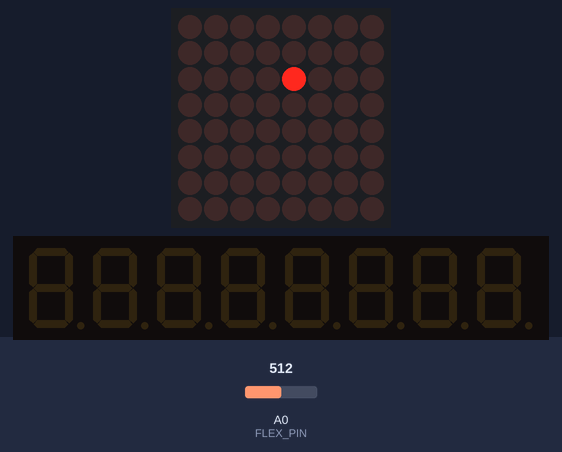
Recording of a sketch running on a simulated Arduino Uno, built with avr-gcc and run on an emulated ATmega328P. On the bench: 8×8 LED matrix, 8-digit seven-segment display. Inputs (shaded band) come from the test bench; at power-on: A0 (FLEX_PIN) = 512.

Above: at 5.5 s.
5.6 s: A0 (FLEX_PIN) set to 358
At 5.83 s:
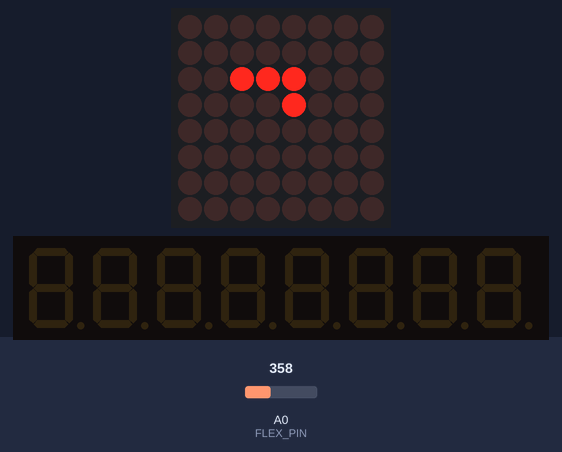
8.1 s: A0 (FLEX_PIN) set to 343
At 10.5 s:
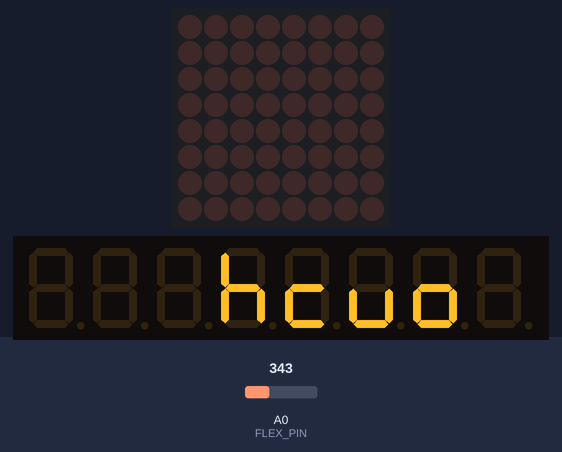
10.6 s: A0 (FLEX_PIN) set to 360
At 27.8 s:
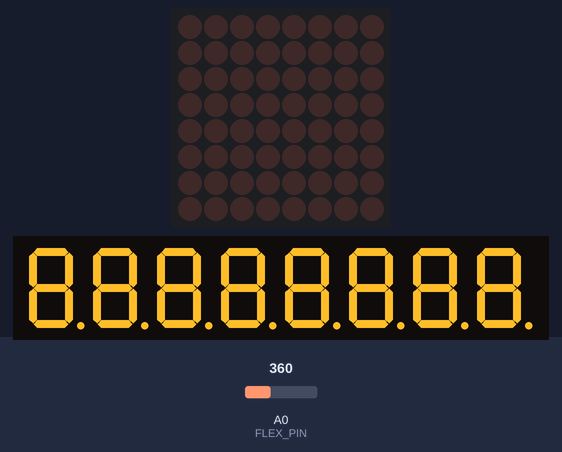

Measured:
- the behaviour switches between 350 and 349 on A0 (FLEX_PIN) (found by bisection; images 1 and 2)
- after the input at 8.1 s, the display: first differs from a run without the input after 2.3 s (image 2)
- what the display in image 3 shows lasts 0.5 s, from 27.4 s to 27.9 s

The sketch:

badge.ino
```cpp
#include <NewPing.h>
#include "LedControl.h"

//Our pins are different than from the example
LedControl lc = LedControl(13,14,15,1);
const int FLEX_PIN = A0;

int bend = 0;

/* we always wait a bit between updates of the display */
unsigned long delaytime=35;

void setup() {
  /*
   The MAX72XX is in power-saving mode on startup,
   we have to do a wakeup call
   */
  lc.shutdown(0,false);
  /* Set the brightness to a medium values */
  lc.setIntensity(0,15);
  /* and clear the display */
  lc.clearDisplay(0);
}

//Read the flex sensor and determine if it's too much!
void checkPainLvl(){
  bend = analogRead(FLEX_PIN);
  if (bend < 350){
    clearDisp();
    lc.setRow(0,1,B00011101);
    lc.setRow(0,2,B00011100);
    lc.setChar(0,3,'c',false);
    lc.setRow(0,4,B00010111);
    delay(2000);
    clearDisp();
  }
}

//Circle around each segment, spell J,o,n in 2 3 4.
void circles(){

  for(int i=0; i < 8; i++){
    if(i==2){
      lc.setRow(0,i,B00001000);
      delay(delaytime);
      lc.setRow(0,i,B00010000);
      delay(delaytime);
      lc.setRow(0,i,B00100000);
      delay(delaytime);
      lc.setRow(0,i,B01000000);
      delay(delaytime);
      lc.setRow(0,i,B00000010);
      delay(delaytime);
      lc.setRow(0,i,B00000100);
      delay(delaytime);
      lc.setRow(0,i,B00001000);
      delay(delaytime);
      checkPainLvl();

      lc.setRow(0,i,B00001000);
      delay(delaytime);
      lc.setRow(0,i,B00011000);
      delay(delaytime);
      lc.setRow(0,i,B00111000);
      delay(delaytime);
      lc.setRow(0,i,B01111000);
      delay(delaytime);
      lc.setRow(0,i,B00111010);
      delay(delaytime);
      lc.setRow(0,i,B00111100);
      delay(delaytime);
      lc.setRow(0,i,B00111000);
    }else if(i==3){
      lc.setRow(0,i,B00001000);
      delay(delaytime);
      lc.setRow(0,i,B00010000);
      delay(delaytime);
      lc.setRow(0,i,B00100000);
      delay(delaytime);
      lc.setRow(0,i,B01000000);
      delay(delaytime);
      lc.setRow(0,i,B00000010);
      delay(delaytime);
      lc.setRow(0,i,B00000100);
      delay(delaytime);
      lc.setRow(0,i,B00001000);
      delay(delaytime);
      checkPainLvl();

      lc.setRow(0,i,B00001000);
      delay(delaytime);
      lc.setRow(0,i,B00011000);
      delay(delaytime);
      lc.setRow(0,i,B00011001);
      delay(delaytime);
      lc.setRow(0,i,B00011101);
      delay(delaytime);

    }else if(i==4){
              lc.setRow(0,i,B00001000);
      delay(delaytime);
      lc.setRow(0,i,B00010000);
      delay(delaytime);
      lc.setRow(0,i,B00100000);
      delay(delaytime);
      lc.setRow(0,i,B01000000);
      delay(delaytime);
      lc.setRow(0,i,B00000010);
      delay(delaytime);
      lc.setRow(0,i,B00000100);
      delay(delaytime);
      lc.setRow(0,i,B00001000);
      delay(delaytime);
      checkPainLvl();

      lc.setRow(0,i,B00001000);
      delay(delaytime);
      lc.setRow(0,i,B00010000);
      delay(delaytime);
      lc.setRow(0,i,B00010001);
      delay(delaytime);
      lc.setRow(0,i,B00010101);
      delay(delaytime);
    }else{
    lc.setRow(0,i,B00001000);
    delay(delaytime);
    lc.setRow(0,i,B00010000);
    delay(delaytime);
    lc.setRow(0,i,B00100000);
    delay(delaytime);
    lc.setRow(0,i,B01000000);
    delay(delaytime);
    lc.setRow(0,i,B00000010);
    delay(delaytime);
    lc.setRow(0,i,B00000100);
    delay(delaytime);
    lc.setRow(0,i,B00001000);
    delay(delaytime);
    checkPainLvl();
    lc.setRow(0,i,B00010000);
    delay(delaytime);
    lc.setRow(0,i,B00100000);
    delay(delaytime);
    lc.setRow(0,i,B01000000);
    delay(delaytime);
    lc.setRow(0,i,B00000010);
    delay(delaytime);
    lc.setRow(0,i,B00000100);
    delay(delaytime);
    lc.setRow(0,i,B10000000);
    delay(delaytime);
    lc.setRow(0,i,B00000000);
    delay(delaytime);
    }


  }
}

//Circle the outside of the entire segment
void inCircle(){
  unsigned long timer = 100;

  //Light up bottom row
  for(int i=0; i < 8; i++){
    lc.setRow(0,i,B00001000);
    delay(timer);
  }

  //Round right corner
  lc.setRow(0,7,B00011000);
  delay(timer);
  lc.setRow(0,7,B00111000);
  delay(timer);
  lc.setRow(0,7,B01111000);
  delay(timer);

  //Light up top row down
  for(int i=6; i != 0; i--){
    lc.setRow(0,i,B01001000);
    delay(timer);
  }

  //Round left corner and begin off bottom row
  lc.setRow(0,0,B01001000);
  delay(timer);
  lc.setRow(0,0,B01001010);
  delay(timer);
  lc.setRow(0,0,B01001110);
  delay(timer);
  lc.setRow(0,0,B01000110);
  delay(timer);

  //turn off bottom row
  for(int i=1; i < 7; i++){
    lc.setRow(0,i,B01000000);
    delay(timer);
  }
  checkPainLvl();
  //round right corner
  lc.setRow(0,7,B01110000);
  delay(timer);
  lc.setRow(0,7,B01100000);
  delay(timer);
  lc.setRow(0,7,B01000000);
  delay(timer);

  //turn off top row
  for(int i=7; i != 0; i--){
    lc.setRow(0,i,B00000000);
    delay(timer);
  }

  //turn off left corner
  lc.setRow(0,0,B00000110);
  delay(timer);
  lc.setRow(0,0,B00000100);
  delay(timer);
}

//Slowly brighten to display Jon, flash and fill all rows from the outside in.
void dispName(){
  unsigned int timer = 600;

  lc.setIntensity(0,3);
  lc.setRow(0,2,B00111000);
  lc.setRow(0,3,B00011101);
  lc.setRow(0,4,B00010101);
  for(int i = 3; i < 16; i++){
    lc.setIntensity(0,i);
    delay(timer);
  }

  lc.setIntensity(0,0);
  delay(timer);

  lc.setIntensity(0,15);
  delay(timer);
  checkPainLvl();
  lc.setIntensity(0,0);
  delay(timer);
  lc.setIntensity(0,15);
  delay(timer);

  lc.setIntensity(0,0);
  delay(timer);
  lc.setIntensity(0,15);
  delay(timer);
  delay(timer);
  delay(timer);
  delay(timer);

  for(int i = 0; i < 4; i++){
    lc.setRow(0,0+i,B11111111);
    lc.setRow(0,7-i,B11111111);
    delay(200);
  }
  delay(300);
}

void clearDisp(){

  for(int i = 0; i < 8; i++){
    lc.clearDisplay(i);
  }

}

//Fill from the left to the right, half the full with a delayed look
void psych(){
  int timer = 50;
  for(int i=0; i < 8; i++){
    lc.setRow(0,i,B01001000);
    delay(timer);
  }
  delay(400);
  for(int i=0; i < 10; i++){
    lc.setRow(0,i-2, B01111111);
    lc.setRow(0,i-1, B01001111);
    lc.setRow(0,i,B01001001);
    delay(timer);
  }

  delay(300);
}

//Spell goodgye
void goodbye(){
  lc.setRow(0,0,B01111011);
  lc.setRow(0,1,B00011101);
  lc.setRow(0,2,B00011101);
  lc.setRow(0,3,B00111101);
  lc.setRow(0,4,B00011111);
  lc.setRow(0,5,B00111011);
  lc.setRow(0,6,B01001111);

  delay(4000);
}

//Start spinning circles in each segment then slow down
void slowDown(){
  int timer = 1;
  do{
  checkPainLvl();
  for(int i=0; i < 8; i++){
    lc.setRow(0,i,B00001000);
  }
  delay(timer);
  for(int i=0; i < 8; i++){
    lc.setRow(0,i,B00010000);
  }
  delay(timer);
  for(int i=0; i < 8; i++){
    lc.setRow(0,i,B00100000);
  }
  delay(timer);
  for(int i=0; i < 8; i++){
    lc.setRow(0,i,B01000000);
  }
  delay(timer);
  for(int i=0; i < 8; i++){
    lc.setRow(0,i,B00000010);
  }
    delay(timer);
  for(int i=0; i < 8; i++){
    lc.setRow(0,i,B00000100);
  }
    delay(timer);
    timer++;
  }while(timer < 50);

  timer = 10;
}

void loop() {
  goodbye();
  clearDisp();
  circles();
  clearDisp();
  checkPainLvl();
  clearDisp();
  inCircle();
  clearDisp();
  checkPainLvl();
  clearDisp();
  dispName();
  clearDisp();
  checkPainLvl();
  psych();
  clearDisp();
  checkPainLvl();
  clearDisp();
  slowDown();
  clearDisp();
}
```
